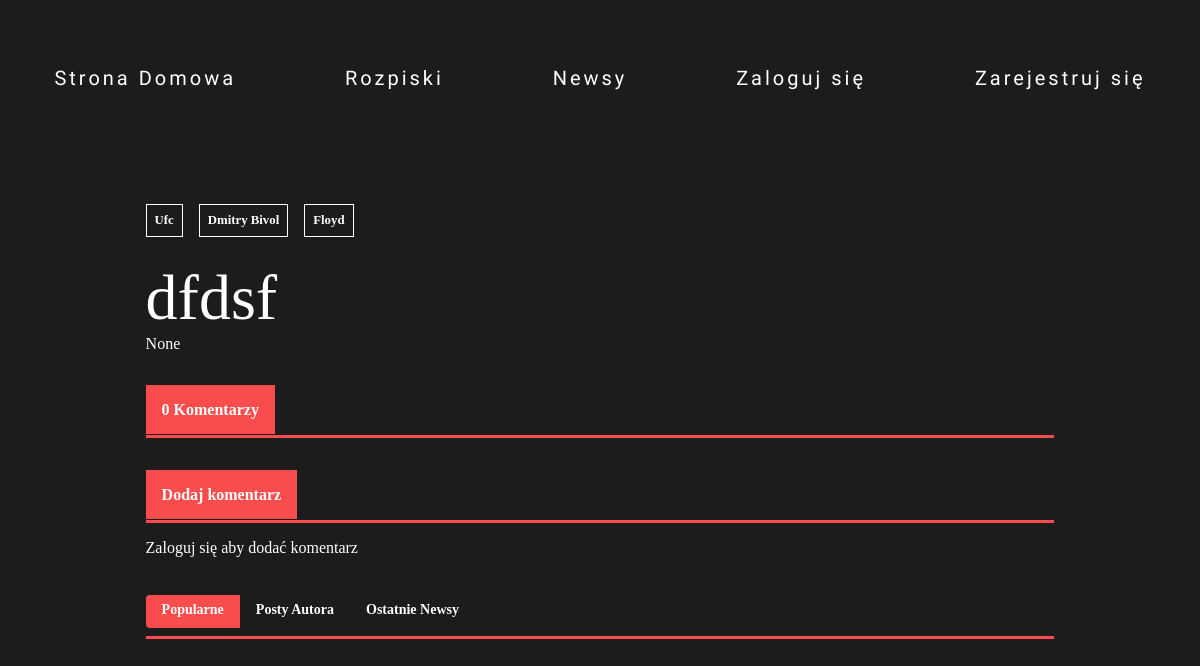
The app's page /post/sfd/, older data.
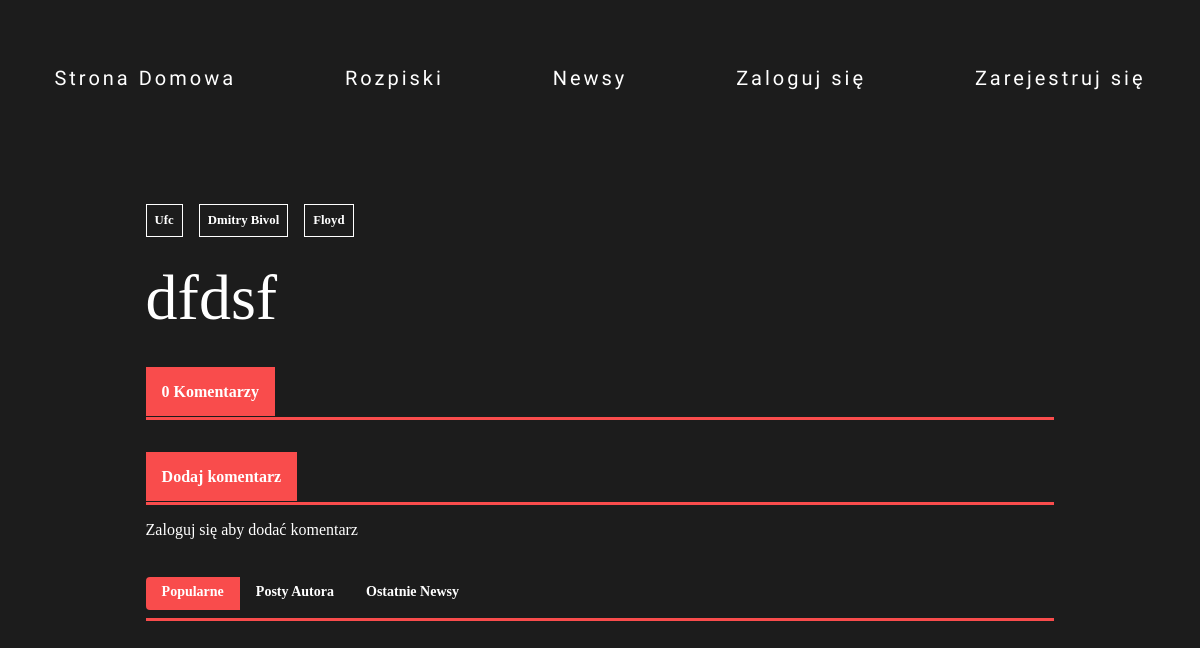
The same page, newer data.
### blogapp/models.py (models this page shows, shortened)
class Tag(models.Model):
        name = models.CharField(max_length=32)
        slug = models.SlugField(max_length=128,null=True,blank=True)
        def __str__(self):
            return self.name

class Post(models.Model):
        author = models.ForeignKey(User,on_delete=models.CASCADE)
        category = models.ForeignKey(Category,on_delete=models.CASCADE)
        title = models.CharField(max_length=64)
        symbol = models.CharField(max_length=2)
        short_description = models.CharField(max_length=200,default="")
        image = models.ImageField(default="")
        tags = models.ManyToManyField(Tag)
        slug = models.SlugField(max_length=128,null=True,blank=True)
        content = RichTextField()
        content2 = RichTextUploadingField(blank=True,null=True)
        clicks = models.IntegerField(default=0)
        updated_on = models.DateTimeField(auto_now=True,null=False, blank=False,)
        created_on = models.DateTimeField(auto_now=True,null=False, blank=False,)
        publish_on = models.DateTimeField(auto_now=True,null=False, blank=False,)
        list_display = ('title', 'category', 'tags', 'author', 'publish_on','created_on','updated_on')
        search_fields = ['title','byline','symbol']
        list_filter = ['publish_on','created_on']
        date_hierarchy = 'pub_date'
        hit_count_generic = GenericRelation(HitCount, object_id_field='object_p',related_query_name='hit_count_generic_relation')

### blogapp/views.py (the view, shortened to what this page needs)
# urls.py: path('post/<slug:slug>/',views.post_detail,name='post_detail'),
@csrf_exempt
def post_detail(request,slug):
    post = Post.objects.get(slug=slug)
    post.clicks = post.clicks + 1
    post.save()
    radioposts=Post.objects.all()
    comments = post.comments.filter()
    posts = Post.objects.all()
    tags = Tag.objects.all()
    editors = EditorProfile.objects.all()
    context = {'post': post,'tags':tags,'editors':editors,'posts':posts,'comments':comments,'radioposts':radioposts}
    return render(request,'blogapp/radio2.html',context)

### blogapp/models.py (called while the page is built)
def pre_save_post_receiver(sender,instance,*args,**kwargs):
    if not instance.slug:
        instance.slug = create_slug(instance)

### blogapp/templates/blogapp/radio2.html (shortened to what this page needs)
    {% extends "blogapp/post_detail.html" %}
    {% block radio2 %}
    <form action="" id="form" name="form" method="POST">
        <div class="switch-field" name="switch-field">
            <label for="radio-one" name="popular">Popularne</label>
            <label for="radio-two" name="author_posts">Posty Autora</label>
            <label for="radio-three" name="last_news">Ostatnie Newsy</label>
        </div>
    </form>
    {% endblock radio2 %}

### blogapp/templates/blogapp/post_detail.html (shortened to what this page needs)
{% extends 'blogapp/main.html' %}
{% load static %}
{% block content %}
<div class="post">
    <div class="post__detail">
        <div class="post__meta">
            <div class="post__meta__tags">
                {% for tag in post.tags.all %}
                <div class="post__meta__tags-tag" onClick="onClick('{% url 'tag_detail' tag.slug %}')">
                    {{tag}}
                </div>
                {% endfor %}
            </div>
            <div class="post__meta__title">
                {{post.title}}
            </div>
            <div class="post__meta__content">
                {{post.content2 | safe}}
            </div>
        </div>
        <div class="post__comments">
            <div class="post__comments-title"><span>{{comments|length}} Komentarzy</span></div>
        </div>
        <div class="post__comments-title"><span>Dodaj komentarz</span></div>
        <form action="" id="form1" name="form1" method="POST">
            <div class="post__addcomment">
                {% if user.is_authenticated %}
                <div class="post__addcomment__textarea">
                    <textarea name="textar" id="textarea"></textarea>
                </div>
                <div class="post__addcomment__button">
                    <button id="addcomment">Dodaj Komentarz</button>
                </div>
            </div>
        </form>
        {% else %}
        <div class="post__addcomment__error">
            Zaloguj się aby dodać komentarz
        </div>
        {% endif %}
        <div id="radio2" class="post__recommendation__posts">
            {% block radio2 %}
            {% endblock radio2 %}
            <div class="switch__elements"></div>
        </div>
    </div>
</div>
{% endblock %}

### blogapp/templates/blogapp/main.html (shortened to what this page needs)
{% load static %}
{% load fontawesome_5 %}
<!DOCTYPE html>
<html lang="en">
<head>
    {% fontawesome_5_static %}
    <link href="{% static 'blogapp/css/dashboard.css' %}" rel="stylesheet">
    <link href="{% static 'blogapp/css/tags.css' %}" rel="stylesheet">
    <link href="{% static 'blogapp/css/post.css' %}" rel="stylesheet">
    <link href="{% static 'blogapp/css/loginok.css' %}" rel="stylesheet">
</head>
<body>
    {% include 'blogapp/navbar.html' %}
    {% block content %}
    {% endblock %}
</body>
</html>

### blogapp/templates/blogapp/navbar.html (shortened to what this page needs)
{% load static %}
{% load fontawesome_5 %}
<link href="{% static 'blogapp/css/navbar.css' %}" rel="stylesheet">
<ul class="navbar">
    <li class="navbar__left"><a href={% url 'index' %} class="navbar__item">Strona Domowa</a></li>
    <li class="navbar__left"><a class="navbar__item">Rozpiski</a></li>
    <li class="navbar__left"><a href="/news/" class=" navbar__item">Newsy</a></li>
    {% if user.is_authenticated %}
    <li class="navbar__right"><a class="navbar__item">Witaj {{user}}</a></li>
    <li class="navbar__right"><a href="/logout/" class="navbar__item">Wyloguj się</a></li>
    {% else %}
    <li class="navbar__right"><a href="/login/" class="navbar__item">Zaloguj się</a></li>
    <li class="navbar__right"><a href="/register/" class="navbar__item">Zarejestruj się</a></li>
    {% endif %}
</ul>

### blogapp/static/blogapp/css/dashboard.css (style rules this page uses)
* { margin: 0; padding: 0; box-sizing: border-box; color: white; }
body { background-color: #1C1C1C; }

### blogapp/static/blogapp/css/post.css (style rules this page uses)
.post { display: flex; padding-left: 2rem; padding-right: 2rem; margin-top: 2rem; justify-content: center; }
.post__addcomment { margin-top: 1rem; margin-bottom: 1rem; display: flex; height: 100px; flex-wrap: wrap; }
.post__addcomment__error { width: 100%; margin-bottom: 2rem; }
.post__recommendation__posts { display: flex; width: 100%; flex-wrap: wrap; }
.post__comments-title { border-bottom: solid 3px #F94C4C; padding-bottom: 1rem; padding-top: 1rem; font-weight: 700; margin-top: 2rem; }
.post__comments-title span { background-color: #F94C4C; padding: 1rem; font-size: 1rem; }
.post__detail { width: 60%; }
@media screen and (max-width: 1200px) { .post__detail { width: 80%; } }
.post__meta { display: flex; width: 100%; padding-top: 3rem; flex-direction: column; }
.post__meta__title { font-size: 4rem; padding-top: 1rem; }
.post__meta__tags { display: flex; flex-direction: row; flex-wrap: wrap; }
.post__meta__tags-tag { padding: 0.5rem; font-size: 0.8rem; color: white; border: 1px solid white; margin-right: 1rem; font-weight: 700; white-space: nowrap; margin-bottom: 0.5rem; }
.switch-field { display: flex; overflow: hidden; }
.switch-field label { color: white; font-size: 14px; line-height: 1; text-align: center; font-weight: 700; padding: 8px 16px; transition: all 0.1s ease-in-out; }
.switch-field input:checked + label { background-color: #F94C4C; box-shadow: none; }
.switch-field label:first-of-type { border-radius: 4px 0 0 4px; }
.switch-field label:last-of-type { border-radius: 0 4px 4px 0; }
.switch__elements { display: flex; flex-direction: row; width: 100%; justify-content: space-between; margin-top: 0.3rem; border-bottom: 3px solid #F94C4C; flex-wrap: wrap; }

### blogapp/static/blogapp/css/navbar.css (style rules this page uses)
.navbar { display: flex; color: white; justify-content: space-around; list-style: none; padding-top: 2rem; position: sticky; }
.navbar__right { font-family: 'Rochester'; font-style: normal; font-weight: normal; font-size: 30px; line-height: 62px; color: #FFFFFF; white-space: nowrap; }
@media screen and (max-width: 1400px) { .navbar__right { font-size: 20px; } }
.navbar__left { white-space: nowrap; font-family: 'Rochester'; font-style: normal; font-weight: normal; font-size: 30px; line-height: 62px; color: #FFFFFF; }
@media screen and (max-width: 1400px) { .navbar__left { font-size: 20px; } }
a.navbar__item { font-family: 'Rochester'; color: white; text-decoration: none; letter-spacing: 0.15em; display: inline-block; padding: 15px 20px; position: relative; }
a:after { background: none repeat scroll 0 0 transparent; bottom: 0; content: ""; display: block; height: 2px; left: 50%; position: absolute; background: #fff; transition: width 0.3s ease 0s, left 0.3s ease 0s; width: 0; }

Row changes from the older to the newer data that the page shows:
changed Post "dfdsf": content2 "None" → (not shown)
